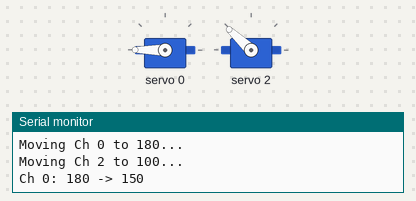
Recording of a sketch running on a simulated Arduino Uno, built with avr-gcc and run on an emulated ATmega328P. Parts: 2 × servo, the last lines printed to the serial monitor.

Above: at 1.55 s.
At 2.8 s:
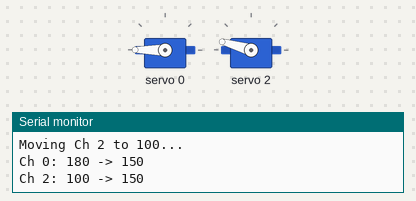
At 3.35 s:
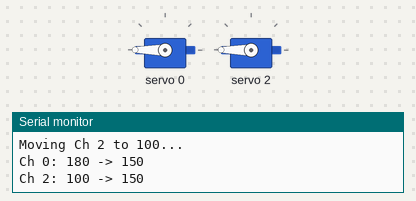
At 5.2 s:
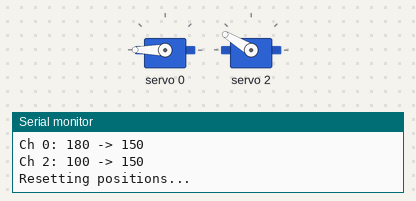
Timing chart, 0 to 7.8 s (numbered marks = the images above):
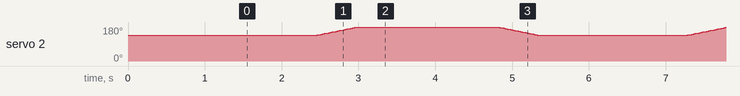

The sketch:

Servocontroller.ino
```cpp
// =============================================================================
// PCA9685 Servo Controller - Arduino Uno
// =============================================================================
//
// ARDUINO UNO → PCA9685 WIRING:
//   Arduino Uno 5V       ->  PCA9685 VCC
//   Arduino Uno GND      ->  PCA9685 GND
//   Arduino Uno A4 (SDA) ->  PCA9685 SDA
//   Arduino Uno A5 (SCL) ->  PCA9685 SCL
//
// DO NOT power servos from the Uno's 5V pin! Connect an external 5V-6V
// power supply to the PCA9685 V+ and GND terminals.
// =============================================================================

#include <Wire.h>
#include <Adafruit_PWMServoDriver.h>

Adafruit_PWMServoDriver pwm = Adafruit_PWMServoDriver();

#define SERVOMIN  150 // Pulse length for 0 degrees
#define SERVOMAX  600 // Pulse length for 180 degrees

#define SERVO_CH0 0   // Channel 0
#define SERVO_CH2 2   // Channel 2

// Variables to hold the pulse lengths for our specific angles
int pulse180, pulse150, pulse100;

void setup() {
  Serial.begin(9600);

  pwm.begin();
  pwm.setPWMFreq(50);
  delay(10);

  // Automatically calculate the pulse lengths for 180, 150, and 100 degrees
  pulse180 = map(180, 0, 180, SERVOMIN, SERVOMAX);
  pulse150 = map(150, 0, 180, SERVOMIN, SERVOMAX);
  pulse100 = map(100, 0, 180, SERVOMIN, SERVOMAX);

  // --- STAGGERED STARTUP ---
  Serial.println("Moving Ch 0 to 180...");
  pwm.setPWM(SERVO_CH0, 0, pulse180);
  delay(500);

  Serial.println("Moving Ch 2 to 100...");
  pwm.setPWM(SERVO_CH2, 0, pulse100);
  delay(1000);
}

void loop() {
  // 1. Sweep Channel 0 from 180 DOWN to 150
  Serial.println("Ch 0: 180 -> 150");
  for (uint16_t p = pulse180; p >= pulse150; p--) {
    pwm.setPWM(SERVO_CH0, 0, p);
    delay(5);
  }
  delay(500);

  // 2. Sweep Channel 2 from 100 UP to 150
  Serial.println("Ch 2: 100 -> 150");
  for (uint16_t p = pulse100; p <= pulse150; p++) {
    pwm.setPWM(SERVO_CH2, 0, p);
    delay(5);
  }
  delay(1000);

  // --- RETURN SWEEP ---
  // We sweep them back to their starting positions slowly so they don't
  // violently snap back when the loop repeats.

  Serial.println("Resetting positions...");

  // Sweep Channel 0 back up to 180
  for (uint16_t p = pulse150; p <= pulse180; p++) {
    pwm.setPWM(SERVO_CH0, 0, p);
    delay(5);
  }

  // Sweep Channel 2 back down to 100
  for (uint16_t p = pulse150; p >= pulse100; p--) {
    pwm.setPWM(SERVO_CH2, 0, p);
    delay(5);
  }

  delay(1000); // Wait 1 second before starting the whole sequence over
}
```
